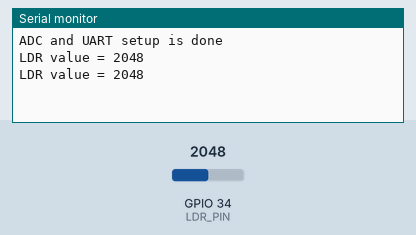
This sketch was run on a simulated ESP32. On the bench: the last lines printed to the serial monitor. The test bench sets the inputs (shaded band); at power-on: GPIO 34 (LDR_PIN) = 2048.

Above: at 4.8 s.
4.9 s: GPIO 34 (LDR_PIN) set to 2866
At 9.3 s:
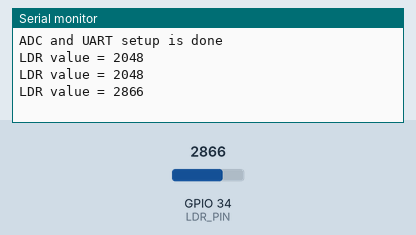
9.9 s: GPIO 34 (LDR_PIN) set to 3603
At 12.3 s:
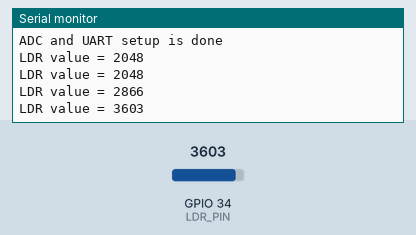
Timing chart, 0 to 13.8 s (numbered marks = the images above; inputs shaded):
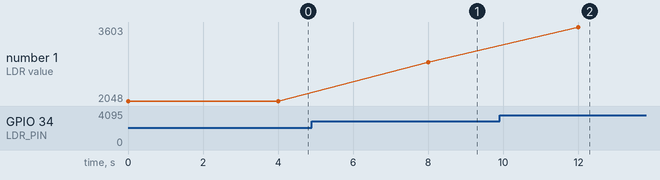

The sketch:

adc.ino
```cpp
#define LDR_PIN   34

void setup() {
  // put your setup code here, to run once:

  Serial.begin(230400);

  pinMode(LDR_PIN, INPUT);

  Serial.println("ADC and UART setup is done");
}

void loop() {
  // put your main code here, to run repeatedly:
  int value = analogRead(LDR_PIN);

  Serial.printf("LDR value = %d\n", value);

  delay(4000);
}
```

Measured:
- after the input at 4.9 s, the serial monitor: prints a new line after 3.1 s (image 1)
- after the input at 9.9 s, the serial monitor: prints a new line after 2.1 s (image 2)
- plotted number 1: 2048 → 2866 after the input at 4.9 s, 2866 → 3603 after the input at 9.9 s
